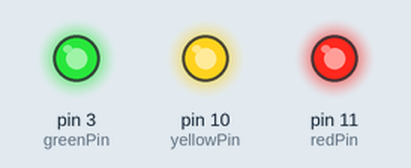
Simulated run of this sketch. Board: Arduino Uno, built with avr-gcc and run on an emulated ATmega328P. Parts: output pins drawn as LEDs (lit = HIGH).

Above: at 0.5 s.
At 3.8 s:
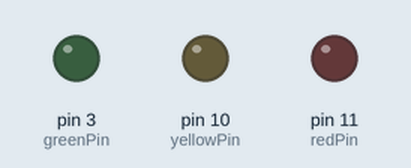
Timing chart, 0 to 5.1 s (numbered marks = the images above):
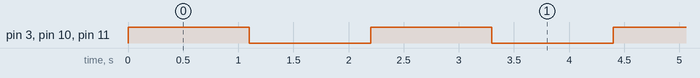

The sketch:

0429_digitalled__1.ino
```cpp
int redPin = 11;
int yellowPin = 10;
int greenPin = 3;


// 이 코드는 실행시 한번만 실행된다.
// 세팅하는 곳
void setup()
{
  //pinMode(LED_BUILTIN, OUTPUT);
  pinMode(redPin, OUTPUT);
  pinMode(yellowPin, OUTPUT);
  pinMode(greenPin, OUTPUT);
}


// 반복하여 일을 실행시키는 곳
void loop()
{
  /*digitalWrite(LED_BUILTIN, HIGH);
    delay(1000); // Wait for 1000 millisecond(s)
    digitalWrite(LED_BUILTIN, LOW);
    delay(1000); // Wait for 1000 millisecond(s)*/


   digitalWrite(redPin, HIGH);
   digitalWrite(yellowPin, HIGH);
   digitalWrite(greenPin, HIGH);
   delay(1100);
   digitalWrite(redPin, LOW);
   digitalWrite(yellowPin, LOW);
   digitalWrite(greenPin, LOW);
   delay(1100);


}
```

Measured:
- by itself, pin 3 (greenPin), pin 10 (yellowPin), pin 11 (redPin): alternates HIGH for 1.1 s and LOW for 1.1 s
